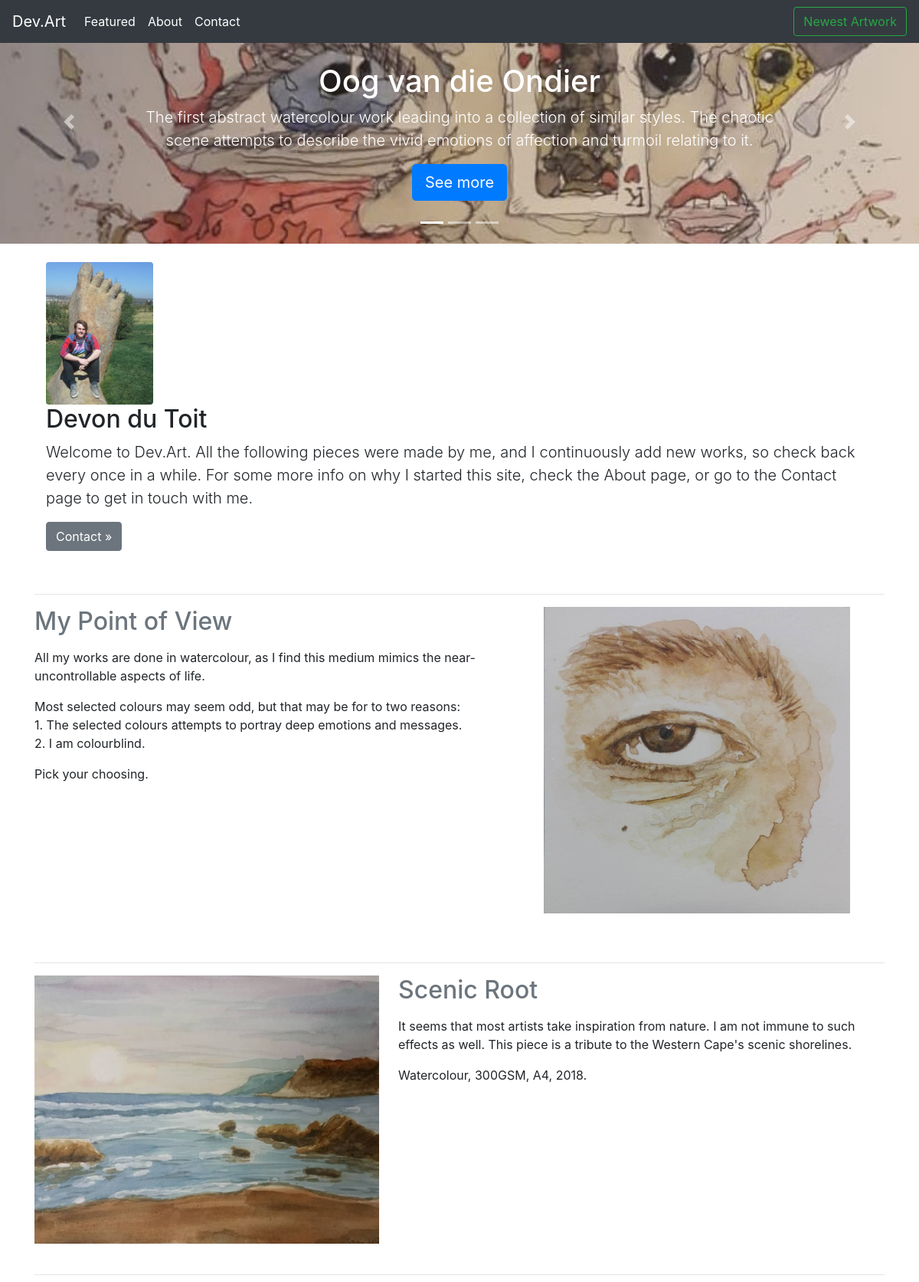
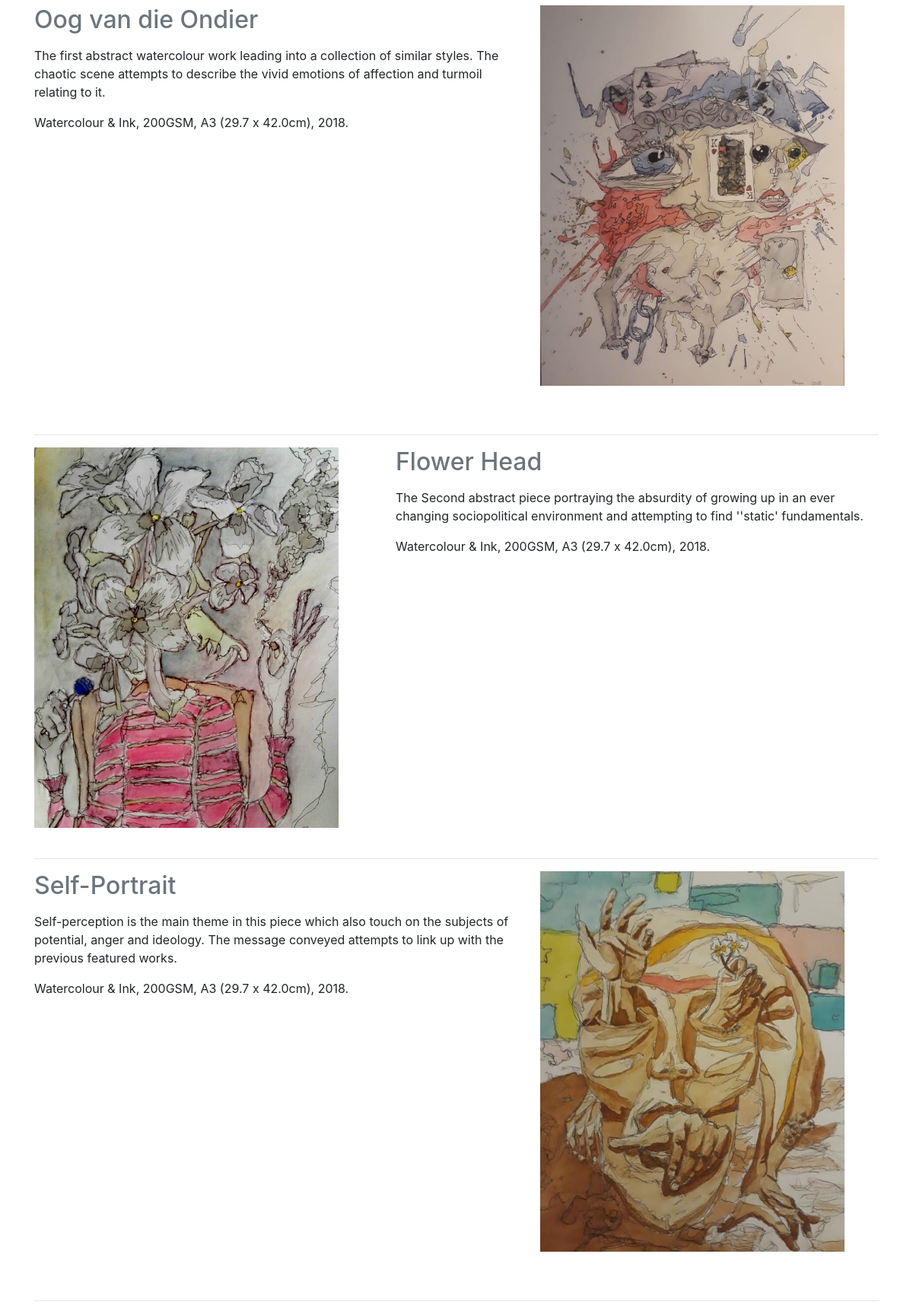
The page / (upper part) on the database its author committed (2 pictures, top to bottom).
### main/models.py (models this page shows, shortened)
class MainCarousel(models.Model):
    car_title = models.CharField(max_length=200)
    car_image = models.FileField(upload_to='carousel_image', blank=True)
    car_text = models.TextField()

class Artist(models.Model):
    name = models.CharField(max_length=100)
    bio = models.TextField()
    contact = models.CharField(max_length=100)
    profilepicture = models.FileField(upload_to='artist_image', blank=True)

class Post(models.Model):
    title = models.CharField(max_length=100)
    desc = models.TextField()
    image = models.FileField(upload_to='post_image', blank=True)
    landscape = models.BooleanField(default=True)

### main/views.py (the view)
# urls.py: path('', views.art, name='art'),
def art(request):
    lp = Post.objects.all()
    la = Artist.objects.all()
    lmc = MainCarousel.objects.all()
    c_img = []
    c_title = []
    c_text = []
    for car_var in lmc:
        c_img.append(car_var.car_image)
        c_title.append(car_var.car_title)
        c_text.append(car_var.car_text)
    context = {'lp':lp, 'la':la, 'c_img':c_img, 'c_title':c_title, 'c_text':c_text}
    return render(request, 'main/art.html', context)

### main/templates/main/art.html (shortened to what this page needs)
{% extends 'base.html' %}
{% block carousel %}
  <div id="myCarousel" class="carousel slide" data-ride="carousel">
    <ol class="carousel-indicators">
      <li data-target="#myCarousel" data-slide-to="0" class="active"></li>
      <li data-target="#myCarousel" data-slide-to="1"></li>
      <li data-target="#myCarousel" data-slide-to="2"></li>
    </ol>
    <div class="row">
      <div class="carousel-inner">
        <div class="carousel-item active">
          <img src="/media/{{c_img.0}}" width="100%" alt="Carousel Image 1">
          <div class="container">
            <div class="carousel-caption lead">
              <h1>{{c_title.0}}</h1>
              <p>{{c_text.0}}</p>
              <p><a class="btn btn-lg btn-primary" href="/featured/" role="button">See more</a></p>
            </div>
          </div>
        </div>
      </div>
    </div>
    <a class="carousel-control-prev" href="#myCarousel" role="button" data-slide="prev">
      <span class="carousel-control-prev-icon" aria-hidden="true"></span>
    </a>
    <a class="carousel-control-next" href="#myCarousel" role="button" data-slide="next">
      <span class="carousel-control-next-icon" aria-hidden="true"></span>
    </a>
  </div>
{% endblock %}
{% block artist %}
  {% for j in la %}
    <div class="col">
        <img class="rounded" width="140" src="/media/{{j.profilepicture}}" alt="Artist Profile">
        <h2>{{j.name}}</h2>
        <p class="lead">{{j.bio}}</p>
        <p><a class="btn btn-secondary" href="/contact/" role="button">Contact &raquo;</a></p>
    </div>
  {% endfor %}
{% endblock %}
{% block feature %}
    {% for i in lp %}
      {% cycle '<br>' '<br><br>' as cycle %}
      {% if cycle == '<br><br>' %}
        <hr class="featurette-divider">
        <div class="row featurette">
          <div class="col-md-7 order-md-2">
            <h2 class="featurette-heading"><span class="text-muted">{{i.title}}</span></h2>
            <p class="lead">{{i.desc|linebreaks}}</p>
          </div>
          <div class="col-md-5">
            {% if i.landscape %}
              <img src="/media/{{i.image}}" width="450px" height="350px" alt="Art Image">
            {% else %}
              <img src="/media/{{i.image}}" width="400px" height="500px" alt="Art Image">
            {% endif %}
          </div>
        </div>
      {% else %}
        <hr class="featurette-divider">
        <div class="row featurette">
          <div class="col-md-7">
            <h2 class="featurette-heading"><span class="text-muted">{{i.title}}</span></h2>
            <p class="lead">{{i.desc|linebreaks}}</p>
          </div>
          <div class="col-md-5">
            {% if i.landscape %}
              <img src="/media/{{i.image}}" width="400px" height="400px" alt="Art Image">
            {% else %}
              <img src="/media/{{i.image}}" width="400px" height="500px" alt="Art Image">
            {% endif %}
          </div>
        </div>
      {% endif %}
    {% endfor %}
{% endblock %}

### rows shown on the page
MainCarousel: car_image (picture), car_title "Oog van die Ondier", car_text "The first abstract watercolour work leading into a collection of similar styles. The chaotic scene attempts to describe the vivid emotions of affection and turmoil relating to it."
Artist: profilepicture (picture), name "Devon du Toit", bio "Welcome to Dev.Art. All the following pieces were made by me, and I continuously add new works, so check back every once in a while. For some more info on why I started this site, check the About page, or go to the Contact page to get in touch with me."
Post: title "My Point of View", desc "All my works are done in watercolour, as I find this medium mimics the near-uncontrollable aspects of life. Most selected colours may seem odd, but that may be for to two reasons: 1. The selected colours attempts to portray deep emotions and messages. 2. I am colourblind. Pick your choosing.", image (picture)
Post: title "Scenic Root", desc "It seems that most artists take inspiration from nature. I am not immune to such effects as well. This piece is a tribute to the Western Cape's scenic shorelines. Watercolour, 300GSM, A4, 2018.", image (picture)
Post: title "Oog van die Ondier", desc "The first abstract watercolour work leading into a collection of similar styles. The chaotic scene attempts to describe the vivid emotions of affection and turmoil relating to it. Watercolour & Ink, 200GSM, A3 (29.7 x 42.0cm), 2018.", image (picture)
Post: title "Flower Head", desc "The Second abstract piece portraying the absurdity of growing up in an ever changing sociopolitical environment and attempting to find ''static' fundamentals. Watercolour & Ink, 200GSM, A3 (29.7 x 42.0cm), 2018.", image (picture)
Post: title "Self-Portrait", desc "Self-perception is the main theme in this piece which also touch on the subjects of potential, anger and ideology. The message conveyed attempts to link up with the previous featured works. Watercolour & Ink, 200GSM, A3 (29.7 x 42.0cm), 2018.", image (picture)
